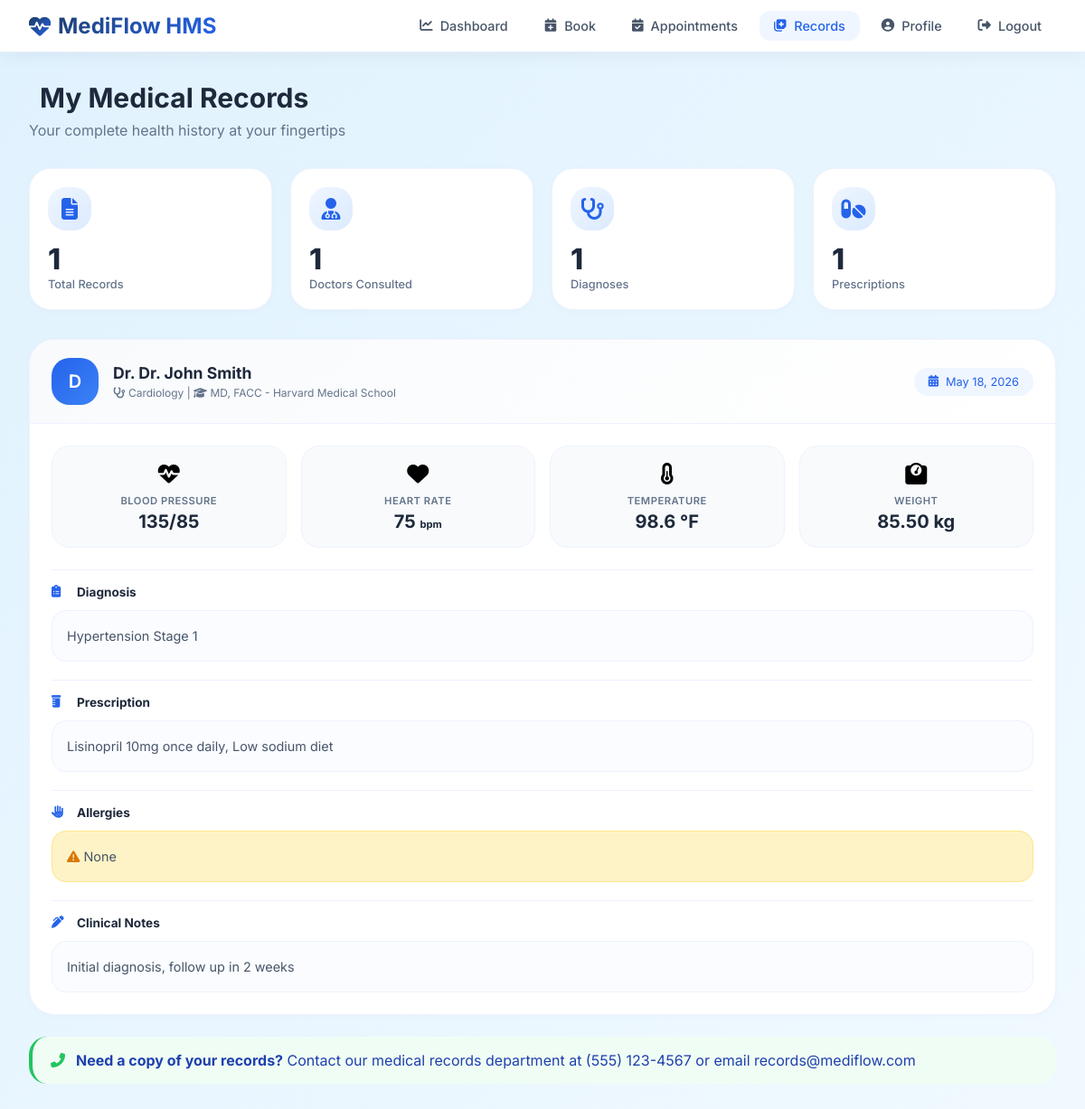
Screenshot of /patient/medical-records.php (signed in) with the database file from the repository.
### tables this page shows
CREATE TABLE medical_records (
    id INT PRIMARY KEY AUTO_INCREMENT,
    patient_id INT,
    doctor_id INT,
    diagnosis TEXT,
    prescription TEXT,
    blood_pressure VARCHAR(20),
    heart_rate INT,
    temperature DECIMAL(4,1),
    weight DECIMAL(5,2),
    allergies TEXT,
    notes TEXT,
    record_date DATE,
    created_at TIMESTAMP DEFAULT CURRENT_TIMESTAMP,
    FOREIGN KEY (patient_id) REFERENCES users(id) ON DELETE CASCADE,
    FOREIGN KEY (doctor_id) REFERENCES users(id) ON DELETE SET NULL
);

CREATE TABLE users (
    id INT PRIMARY KEY AUTO_INCREMENT,
    username VARCHAR(50) UNIQUE NOT NULL,
    email VARCHAR(100) UNIQUE NOT NULL,
    password VARCHAR(255) NOT NULL,
    full_name VARCHAR(100) NOT NULL,
    phone VARCHAR(20),
    address TEXT,
    role ENUM('patient', 'doctor', 'admin') DEFAULT 'patient',
    is_active BOOLEAN DEFAULT TRUE,
    created_at TIMESTAMP DEFAULT CURRENT_TIMESTAMP,
    last_login TIMESTAMP NULL,
    reset_token VARCHAR(255) NULL,
    reset_token_expiry DATETIME NULL,
    email_verified BOOLEAN DEFAULT FALSE
);

CREATE TABLE doctors (
    id INT PRIMARY KEY AUTO_INCREMENT,
    user_id INT UNIQUE,
    specialization VARCHAR(100),
    qualification VARCHAR(200),
    experience_years INT,
    consultation_fee DECIMAL(10, 2),
    available_days VARCHAR(100),
    available_time_start TIME,
    available_time_end TIME,
    FOREIGN KEY (user_id) REFERENCES users(id) ON DELETE CASCADE
);

### includes/SessionManager.php (called while the page is built, shortened)
<?php
class SessionManager {
    public static function getUserId() {
        return $_SESSION['user_id'] ?? null;
    }
}
?>

### patient/medical-records.php (the view, shortened to what this page needs)
<?php
require_once '../includes/SessionManager.php';
$database = new Database();
$db = $database->getConnection();
$user_id = SessionManager::getUserId();
$query = "SELECT mr.*, u.full_name as doctor_name, d.specialization, d.qualification
          FROM medical_records mr
          JOIN users u ON mr.doctor_id = u.id
          LEFT JOIN doctors d ON u.id = d.user_id
          WHERE mr.patient_id = :user_id
          ORDER BY mr.record_date DESC, mr.created_at DESC";
$stmt = $db->prepare($query);
$stmt->bindParam(':user_id', $user_id);
$stmt->execute();
$records = $stmt->fetchAll(PDO::FETCH_ASSOC);
$totalRecords = count($records);
?>
<!DOCTYPE html>
<html lang="en">
<head>
    <link rel="stylesheet" href="https://cdnjs.cloudflare.com/ajax/libs/font-awesome/6.4.0/css/all.min.css">
</head>
<body>
    <nav class="navbar">
        <div class="navbar-container">
            <a href="dashboard.php" class="logo">
                <i class="fas fa-heartbeat"></i>
                <span>MediFlow HMS</span>
            </a>
            <ul class="nav-menu">
                <li><a href="dashboard.php" class="nav-link"><i class="fas fa-chart-line"></i> Dashboard</a></li>
                <li><a href="book-appointment.php" class="nav-link"><i class="fas fa-calendar-plus"></i> Book</a></li>
                <li><a href="my-appointments.php" class="nav-link"><i class="fas fa-calendar-check"></i> Appointments</a></li>
                <li><a href="medical-records.php" class="nav-link active"><i class="fas fa-notes-medical"></i> Records</a></li>
                <li><a href="profile.php" class="nav-link"><i class="fas fa-user-circle"></i> Profile</a></li>
                <li><a href="../logout.php" class="nav-link"><i class="fas fa-sign-out-alt"></i> Logout</a></li>
            </ul>
        </div>
    </nav>
    <div class="container">
        <div class="fade-in">
            <div class="page-header">
                <h1><i class="fas fa-folder-medical"></i> My Medical Records</h1>
                <p>Your complete health history at your fingertips</p>
            </div>
            <div class="stats-grid">
                <div class="stat-card">
                    <div class="stat-icon"><i class="fas fa-file-alt"></i></div>
                    <div class="stat-number"><?php echo $totalRecords; ?></div>
                    <div class="stat-label">Total Records</div>
                </div>
                <div class="stat-card">
                    <div class="stat-icon"><i class="fas fa-user-md"></i></div>
                    <div class="stat-number"><?php echo count(array_unique(array_column($records, 'doctor_name'))); ?></div>
                    <div class="stat-label">Doctors Consulted</div>
                </div>
                <div class="stat-card">
                    <div class="stat-icon"><i class="fas fa-stethoscope"></i></div>
                    <div class="stat-number"><?php
                        $diagnosisCount = 0;
                        foreach ($records as $r) {
                            if (!empty($r['diagnosis'])) $diagnosisCount++;
                        }
                        echo $diagnosisCount;
                    ?></div>
                    <div class="stat-label">Diagnoses</div>
                </div>
                <div class="stat-card">
                    <div class="stat-icon"><i class="fas fa-pills"></i></div>
                    <div class="stat-number"><?php
                        $prescriptionCount = 0;
                        foreach ($records as $r) {
                            if (!empty($r['prescription'])) $prescriptionCount++;
                        }
                        echo $prescriptionCount;
                    ?></div>
                    <div class="stat-label">Prescriptions</div>
                </div>
            </div>
            <?php if (count($records) > 0): ?>
                <?php foreach ($records as $record): ?>
                    <div class="record-card">
                        <div class="record-header">
                            <div class="doctor-info">
                                <div class="doctor-avatar">
                                    <?php echo strtoupper(substr($record['doctor_name'], 0, 1)); ?>
                                </div>
                                <div class="doctor-details">
                                    <h3>Dr. <?php echo htmlspecialchars($record['doctor_name']); ?></h3>
                                    <p><i class="fas fa-stethoscope"></i> <?php echo htmlspecialchars($record['specialization'] ?? 'General Medicine'); ?>
                                    <?php if (!empty($record['qualification'])): ?>
                                        | <i class="fas fa-graduation-cap"></i> <?php echo htmlspecialchars($record['qualification']); ?>
                                    <?php endif; ?>
                                    </p>
                                </div>
                            </div>
                            <div class="record-date">
                                <i class="fas fa-calendar-alt"></i>
                                <?php echo date('F d, Y', strtotime($record['record_date'])); ?>
                            </div>
                        </div>
                        <div class="record-body">
                            <?php if ($record['blood_pressure'] || $record['heart_rate'] || $record['temperature'] || $record['weight']): ?>
                                <div class="vitals-grid">
                                    <?php if ($record['blood_pressure']): ?>
                                        <div class="vital-card">
                                            <div class="vital-icon"><i class="fas fa-heartbeat"></i></div>
                                            <div class="vital-label">Blood Pressure</div>
                                            <div class="vital-value"><?php echo htmlspecialchars($record['blood_pressure']); ?></div>
                                        </div>
                                    <?php endif; ?>
                                    <?php if ($record['heart_rate']): ?>
                                        <div class="vital-card">
                                            <div class="vital-icon"><i class="fas fa-heart"></i></div>
                                            <div class="vital-label">Heart Rate</div>
                                            <div class="vital-value"><?php echo $record['heart_rate']; ?> <span style="font-size:0.7rem;">bpm</span></div>
                                        </div>
                                    <?php endif; ?>
                                    <?php if ($record['temperature']): ?>
                                        <div class="vital-card">
                                            <div class="vital-icon"><i class="fas fa-thermometer-half"></i></div>
                                            <div class="vital-label">Temperature</div>
                                            <div class="vital-value"><?php echo $record['temperature']; ?> °F</div>
                                        </div>
                                    <?php endif; ?>
                                    <?php if ($record['weight']): ?>
                                        <div class="vital-card">
                                            <div class="vital-icon"><i class="fas fa-weight-scale"></i></div>
                                            <div class="vital-label">Weight</div>
                                            <div class="vital-value"><?php echo $record['weight']; ?> kg</div>
                                        </div>
                                    <?php endif; ?>
                                </div>
                            <?php endif; ?>
                            <?php if (!empty($record['diagnosis'])): ?>
                                <div class="record-section">
                                    <div class="section-title">
                                        <i class="fas fa-clipboard-list"></i> Diagnosis
                                    </div>
                                    <div class="section-content">
                                        <?php echo nl2br(htmlspecialchars($record['diagnosis'])); ?>
                                    </div>
                                </div>
                            <?php endif; ?>
                            <?php if (!empty($record['prescription'])): ?>
                                <div class="record-section">
                                    <div class="section-title">
                                        <i class="fas fa-prescription-bottle"></i> Prescription
                                    </div>
                                    <div class="section-content">
                                        <?php echo nl2br(htmlspecialchars($record['prescription'])); ?>
                                    </div>
                                </div>
                            <?php endif; ?>
                            <?php if (!empty($record['allergies'])): ?>
                                <div class="record-section">
                                    <div class="section-title">
                                        <i class="fas fa-allergies"></i> Allergies
                                    </div>
                                    <div class="section-content" style="background: #fef3c7; border-color: #fde68a;">
                                        <i class="fas fa-exclamation-triangle" style="color: #d97706;"></i>
                                        <?php echo nl2br(htmlspecialchars($record['allergies'])); ?>
                                    </div>
                                </div>
                            <?php endif; ?>
                            <?php if (!empty($record['notes'])): ?>
                                <div class="record-section">
                                    <div class="section-title">
                                        <i class="fas fa-pen-alt"></i> Clinical Notes
                                    </div>
                                    <div class="section-content">
                                        <?php echo nl2br(htmlspecialchars($record['notes'])); ?>
                                    </div>
                                </div>
                            <?php endif; ?>
                        </div>
                    </div>
                <?php endforeach; ?>
            <?php endif; ?>
            <div class="alert-info" style="margin-top: 1.5rem; background: #f0fdf4; border-left-color: #22c55e;">
                <i class="fas fa-phone-alt" style="color: #22c55e;"></i>
                <span><strong>Need a copy of your records?</strong> Contact our medical records department at (555) 123-4567 or email records@mediflow.com</span>
            </div>
        </div>
    </div>
</body>
</html>

### rows the page displays
medical_records: doctor.full_name "D", doctor.full_name "Dr. John Smith", doctors.specialization "Cardiology", doctors.qualification "MD, FACC - Harvard Medical School", record_date "May 18, 2026", blood_pressure "135/85", heart_rate "75", temperature "98.6", weight "85.50", diagnosis "Hypertension Stage 1", prescription "Lisinopril 10mg once daily, Low sodium diet", allergies "None", notes "Initial diagnosis, follow up in 2 weeks"

### other values shown
$totalRecords "1"
count(array_unique(array_column($records, 'doctor_name'))) "1"
$diagnosisCount "1"
$prescriptionCount "1"
